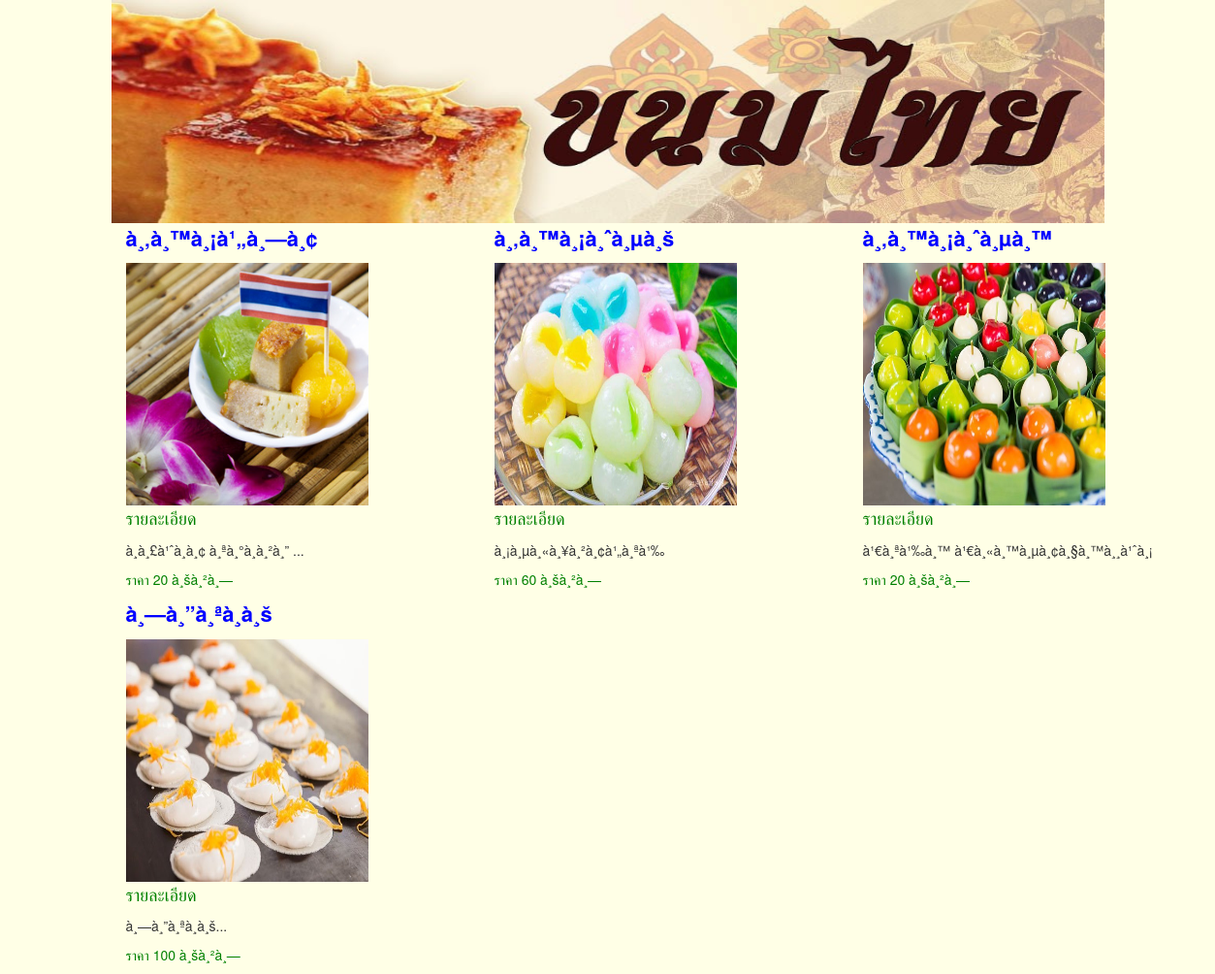
The page / on the database its author committed.
### tables this page shows
CREATE TABLE `tb_items` (
  `id` int(11) NOT NULL,
  `title` varchar(20) NOT NULL,
  `image` varchar(100) NOT NULL,
  `detail` varchar(255) NOT NULL,
  `price` varchar(20) NOT NULL
);

### index.php (the view, shortened to what this page needs)
<?php
	require('config.php');
?>
<!DOCTYPE html>
<html>
<head>
	<link rel="stylesheet" type="text/css" href="bootstrap.min.css">
	<link rel="stylesheet" type="text/css" href="style.css">
</head>
<body>
	<div class="mycontainer">
		<div class="myheader">
			<img class="banner" src="banner.jpg">
		</div>
		<div class="content">
			<div class="container row">
			<?php
				$conn = new mysqli($servername, $db_user, $db_pass, $db_name);
				$sql = "SELECT * FROM tb_items";
				if ($result = mysqli_query($conn,$sql)) {
					while ($row = mysqli_fetch_array($result)) {
						echo "<div class='col-md-4'>";
						echo "<p style='font-size: 22px; color: blue; font-weight: bold;'>".$row["title"]."</p>";
				    	echo "<img src='myfile/".$row["image"]."' class='item' onclick='image".$row["id"]."(this)'";
				    	echo "<br />";
				    	echo "<p style='font-size: 18px; color: green;'>รายละเอียด</p>";
				    	echo "<p>".$row["detail"]."</p>";
				    	echo "<p style='color: green;'>ราคา ".$row["price"]."</p>";
				    	echo "</div>";
					}
				}
			?>
			</div>
		</div>
	</div>
</body>
</html>

### style.css (style rules this page uses)
body { background-color: #ffffe6; }
.mycontainer { width: 1024px; height: auto; padding: 0; margin: 0 auto; }
.myheader .banner { width: 1024px; height: 230px; }
.item { width: 250px; height: 250px; }

### rows shown on the page
tb_items: title "à¸‚à¸™à¸¡à¹„à¸—à¸¢", image (picture), detail "à¸­à¸£à¹ˆà¸­à¸¢ à¸ªà¸°à¸­à¸²à¸” ...", price "20 à¸šà¸²à¸—"
tb_items: title "à¸‚à¸™à¸¡à¸ˆà¸µà¸š", image (picture), detail "à¸¡à¸µà¸«à¸¥à¸²à¸¢à¹„à¸ªà¹‰", price "60 à¸šà¸²à¸—"
tb_items: title "à¸‚à¸™à¸¡à¸ˆà¸µà¸™", image (picture), detail "à¹€à¸ªà¹‰à¸™ à¹€à¸«à¸™à¸µà¸¢à¸§à¸™à¸¸à¹ˆà¸¡", price "20 à¸šà¸²à¸—"
tb_items: title "à¸—à¸”à¸ªà¸­à¸š", image (picture), detail "à¸—à¸”à¸ªà¸­à¸š...", price "100 à¸šà¸²à¸—"
